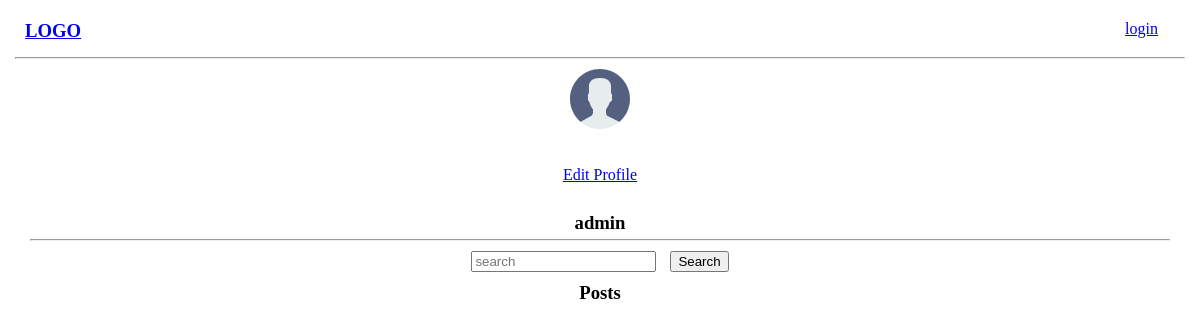
Page /user-profile/12/ on the earlier database version.
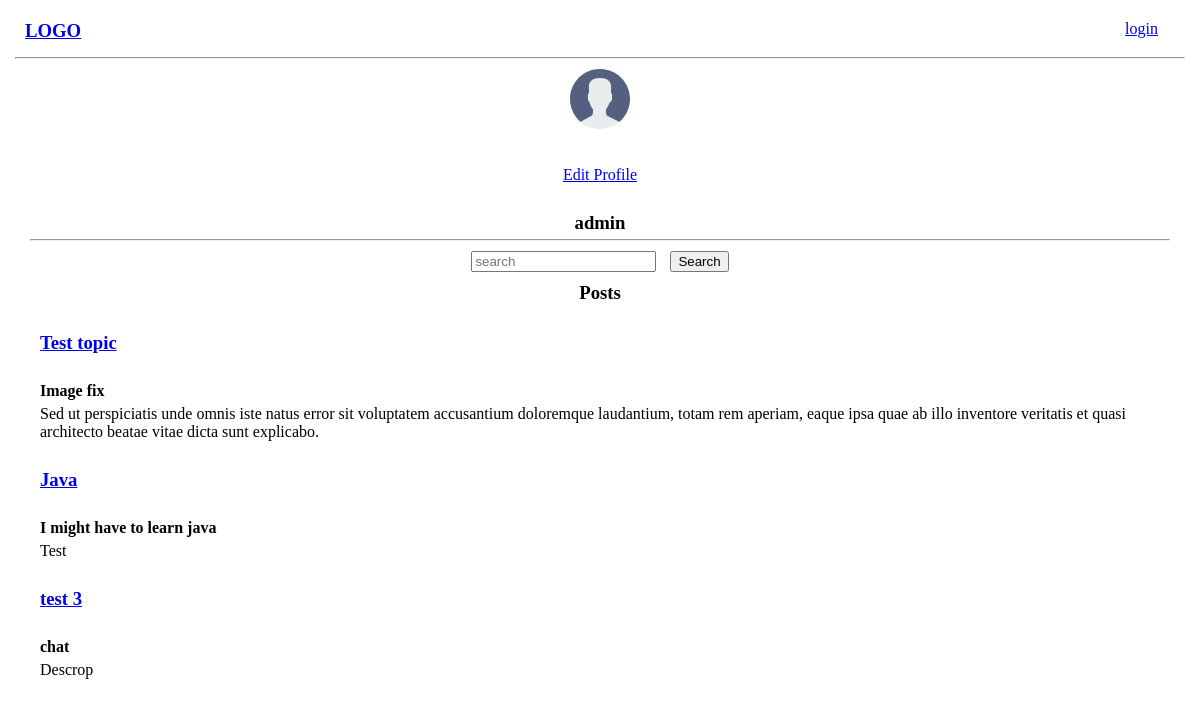
Same page on the later database version.
### base/models.py (models this page shows, shortened)
class User(AbstractUser):
  name = models.CharField(max_length=200, null=True)
  email = models.EmailField(unique=True, null=True)
  bio = models.TextField(blank=True ,null=True)
  failed_login_attempts = models.IntegerField(default=0)
  avatar = models.ImageField(null=True,default='default_images/avatar.svg', upload_to='avatars/')
  USERNAME_FIELD = 'email'
  REQUIRED_FIELDS = ['username']

class Post(models.Model):
    author = models.ForeignKey(User, on_delete=models.CASCADE)
    topic = models.CharField(max_length=200)
    description = models.CharField(max_length=400)
    body = RichTextField(blank=True, null=True)
    post_image = models.ImageField(null=True, blank=True, upload_to='post_images/', default='default_images/post_default.jpg')
    post_date = models.DateTimeField(auto_now_add=True)
    likes = models.ManyToManyField(User, through='Like', related_name='liked_posts')

### base/views.py (the view)
# urls.py: path('user-profile/<str:pk>/', views.userProfile, name='user-profile'),
def userProfile(request, pk):
  user = User.objects.get(id=pk)
  search_post = request.GET.get('search')
  if search_post:
    all_posts = Post.objects.filter(author=user)
    posts = all_posts.filter(Q(topic__icontains=search_post))
  else:
    posts = Post.objects.filter(author=user)
  context = {'user':user, 'posts':posts}
  return render(request, 'base/user_profile.html', context)

### base/templates/base/user_profile.html (shortened to what this page needs)
{% extends 'main.html' %} {% load static %}
{% block content %}
<main>
  <div class="user-profile">
    <div class="user-profile-head">
      <div class="user-profile-image">
        {% if request.user.is_authenticated %}
        <img src="{{user.avatar.url}}" alt="Profile Picture" />
        {% else %}
        <img src="{% static 'images/default_images/avatar.svg' %}" alt="" />
        {% endif %}
      </div>
      <div class="user-profile-edit">
        <a href="{% url 'edit-user-profile' user.id%}">
          <div>Edit Profile</div>
        </a>
      </div>
      <div>
        <h3>{{user.name}}</h3>
      </div>
      <hr />
      <div class="search-posts">
        <form action="{% url 'user-profile' user.id %}">
          <input name="search" type="search" id="search-home" placeholder="search" />
          <button type="submit">Search</button>
        </form>
      </div>
      {% if request.GET.search %}
      <div class="search-results-header">
        <p>Results for <span>'{{request.GET.search}}'</span></p>
        <a href="{% url 'user-profile' user.id %}">Show all</a>
      </div>
      {%else%}
      <div>
        <h3>Posts</h3>
      </div>
      {%endif%}
    </div>
    <div class="user-profile-posts-container">
      <div>
        {% for post in posts %}
        <div class="user-profile post">
          <a href="{% url 'post-details' pk=post.id %}">
            <h3>{{post.topic}}</h3>
          </a>
          <h4>{{post.description}}</h4>
          <p>{{post.body|safe}}</p>
        </div>
        {% endfor %}
      </div>
    </div>
  </div>
</main>
{% endblock content %}

### templates/main.html (shortened to what this page needs)
{% load static %}
<!DOCTYPE html>
<html lang="en">
  <head>
    <link rel="stylesheet" href="{% static 'css/main.css' %}" />
  </head>
  <body>
    {% include 'navbar.html' %}
    <hr />
    {% block content %} {% endblock content %}
  </body>
</html>

### templates/navbar.html
<div class="nav-container">
  <a href="/">
    <h3>LOGO</h3>
  </a>
  {% if request.user.is_authenticated %}
  <div class="nav-profile">
    <a class="nav-user-profile" href="{% url 'user-profile' request.user.id%}">
      <p>{{request.user.name}}</p>
    </a>
    <a href="{% url 'logout' %}" class="login">
      <p>logout</p>
    </a>
  </div>
  {% else %}
  <div class="nav-profile">
    <a href="{% url 'login' %}" class="login">
      <p>login</p>
    </a>
    {% endif %}
  </div>
</div>

### static/css/main.css (style rules this page uses)
* { margin: 5px; }
.nav-container { display: grid; grid-template-columns: 1fr 1fr; }
.nav-profile { display: grid; grid-template-columns: 1fr 1fr; justify-self: end; }
.nav-profile a { margin-top: 0px; position: absolute; right: 2em }
.user-profile-head { text-align: center; }
.user-profile-image img { height: 60px; }

Differences in the rows shown:
added Post: topic "Test topic", description "Image fix", body "Sed ut perspiciatis unde omnis iste natus error sit voluptatem accusantium doloremque laudantium, totam rem aperiam, eaque ipsa quae ab illo inventore veritatis et quasi architecto beatae vitae dicta sunt explicabo."
added Post: topic "Java", description "I might have to learn java", body "Test"
added Post: topic "test 3", description "chat", body "Descrop"
